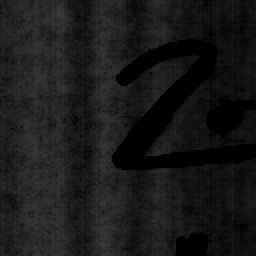
%> input picture lab_4/nuf2b.tif, 128 x 128 px (shown 2 times larger)
$ octave demoCtest_contrast.m   (GNU Octave 9; MATLAB toolbox functions it lacks are replaced by stand-ins)
%> lines starting %> are read from the running program, lines starting %| are printed output that depends on the picture; in (x1, y1, x2, y2) boxes, pixels count from 0 and x2, y2 are one past the last pixel; in counts of white or black regions, pixels touching at a corner belong together; the program's own positions count from 1
### lab_4/demoC.m
function out = demoC(inputIm,A,b,pruning_n,sigma,showFigs)
% Read the image and cast it to double
% ====================================
nuf = double(imread(inputIm));

% Increase contrast of image
% ==========================
nuf = nuf*A-b;

% Extend the image
% ================
tmp = [nuf(:,64:-1:1) nuf nuf(:,128:-1:65)];
nufextend = [tmp(64:-1:1,:); tmp; tmp(128:-1:65,:)];

% Make a Gaussian filter
% ======================
lpH=exp(-0.5*([-64:64]/sigma).^2);
lpH=lpH/sum(lpH); % Horizontal filter
lpV=lpH';         % Vertical filter

% Convolve in the horizontal and vertical direction
% =================================================
nufblur = conv2(nufextend, lpH, 'valid');
nufblur = conv2(nufblur, lpV, 'valid');

% Make a new image
% ================
nuf = nuf - nufblur + 128;

if showFigs
    figure;
    colormap(gray(256))

    subplot(4,2,1),
    imagesc(nufextend, [0 255])
    axis image; colorbar
    title('extended image')

    subplot(4,2,2), imagesc(nufblur, [0 255])
    axis image; colorbar
    title('blurred image image')

    subplot(4,2,3), imagesc(nuf, [0 255])
    axis image; colorbar
    title('new image')
end

% thresholding the new image
% ==========================
histo = hist(nuf(:),[0:255]);

T = mean(mean(nuf));

Tmid = mid_way(histo, T);
Tmin = min_error(histo, Tmid);

imTmin = nuf < Tmin;

if showFigs
    subplot(4,2,4), imagesc(imTmin)
    axis image; colorbar
    title('thresholded image (Tmin)')
end

% Open & Close the image to remove noise
% =========================================
SE4 = [0 1 0;
    1 1 1;
    0 1 0];
SE8 = [1 1 1;
    1 1 1;
    1 1 1];

% Open oct
imTmin = imerode(imTmin, SE4);
imTmin = imerode(imTmin, SE8);

imTmin = imdilate(imTmin, SE4);
imTmin = imdilate(imTmin, SE8);

% Close oct
imTmin = imdilate(imTmin, SE4);
imTmin = imdilate(imTmin, SE8);
imTmin = imdilate(imTmin, SE4);

imTmin = imerode(imTmin, SE4);
imTmin = imerode(imTmin, SE8);
imTmin = imerode(imTmin, SE4);

if showFigs
    subplot(4,2,5), imagesc(imTmin)
    axis image; colorbar
    title('Opened and closed image')
end

% Get the skeleton
% ================
imTminSkeleton = bwmorph(imTmin, 'skeleton', Inf);
if showFigs
    subplot(4,2,6), imagesc(imTminSkeleton)
    axis image; colorbar
    title('skeleton')
end

% Separate the image
% ==================
CC = bwconncomp(imTminSkeleton);
ImLabel = labelmatrix(CC);

% Compute region properties
stats = regionprops(ImLabel, 'Area');

% Define a minimum size threshold (adjust as needed)
minSize = max([stats.Area]);

% Initialize a binary mask to keep only the larger components
filteredBinaryImage = zeros(size(imTminSkeleton));

% Loop through the components and keep only those above the threshold
for i = 1:numel(stats)
    if stats(i).Area >= minSize
        filteredBinaryImage(ImLabel == i) = 1;
    end
end

filteredBinaryImagePruned = bwmorph(filteredBinaryImage, 'shrink', pruning_n);

if showFigs
    subplot(4,2,7); imagesc(filteredBinaryImage);
    axis image; colorbar; title("separated image")
    subplot(4,2,8); imagesc(filteredBinaryImagePruned);
    axis image; colorbar; title("separated pruned")
end

out = ocrdecide(filteredBinaryImagePruned, 8);

### lab_4/mid_way.m
function outT = mid_way(histo, startT)
% Calculates a threshold value from a histogram using the mid-way method.
%
% histo: A 1D array histogram.
% The histogram bins must correspond to gray value 0, 1, 2,...
% startT: start threshold
% outT: the calculated threshold (integer)
%
% Programmed by Maria Magnusson 2018-08

num = length(histo);
t0 = floor(startT);
t1 = t0;
t0 = t1+2; % cannot be the same when entering the loop

% Calculate the threshold
%------------------------
while abs(t0-t1) > 0.5

  t0 = t1;

  % Calculate mean for the lower part of the histogram
  %---------------------------------------------------
  lowersum1 = sum(histo(1:t0+1).*[0:t0]);
  lowersum2 = sum(histo(1:t0+1));
  if lowersum2 ~= 0
    mean0 = lowersum1/lowersum2;
  else
    error('Cannot calculate new threshold');
  end;

  % Calculate mean for the upper part of the histogram
  %---------------------------------------------------
  uppersum1 = sum(histo(t0+2:num).*[t0+1:num-1]);
  uppersum2 = sum(histo(t0+2:num));
  if uppersum2 ~= 0
    mean1 = uppersum1/uppersum2;
  else
    error('Cannot calculate new threshold');
  end

  % Calculate new threshold
  %------------------------
  t1 = floor((mean0+mean1)/2);

end;

outT = t1;

### lab_4/min_error.m
function outT = min_error(histo, startT)

num = length(histo);
p = histo / sum(histo);
t0 = floor(startT);
t1 = t0;
t0 = t1+2; % cannot be the same when entering the loop

% Calculate the threshold
%------------------------
while abs(t0-t1) > 0.5
    t0 = t1;

    % Lower probability
    P0_1= sum(p(1:t0+1));
    P0_2 = sum(p(1:end));
    if P0_2 ~= 0
        P0 = P0_1/P0_2;
    else
        error('Cannot calculate threshold')
    end

    % Upper probability
    P1_1 = sum(p(t0+2:end));
    P1_2 = sum(p(1:end));
    if P1_2 ~= 0
        P1 = P1_1/P1_2;
    else
        error('Cannot calculate threshold')
    end

    % Lower mean
    mu0_1 = sum(p(1:t0+1).*((0:t0)));
    mu0_2 = sum(p(1:t0+1));
    if mu0_2 ~= 0
        mu0 = mu0_1/mu0_2;
    else
        error('Cannot calculate threshold')
    end

    % Upper mean
    mu1_1 = sum(p(t0+2:end).*((t0+1:num-1)));
    mu1_2 = sum(p(t0+2:end));
    if mu1_2 ~= 0
        mu1 = mu1_1/mu1_2;
    else
        error('Cannot calculate threshold')
    end

    % Lower v
    v0_1 = sum(p(1:t0+1).*((0:t0) - mu0).^2);
    v0_2 = sum(p(1:t0+1));
    if v0_2 ~= 0
        v0 = v0_1/v0_2;
    else
        error('Cannot calculate threshold')
    end

    % Upper v
    v1_1 = sum(p(t0+2:end).*((t0+1:num-1) - mu1).^2);
    v1_2 = sum(p(t0+2:end));
    if v1_2 ~= 0
        v1 = v1_1/v1_2;
    else
        error('Cannot calculate threshold')
    end

    c_0 = -2 * log(P0/P1) + log(v0/v1) + (mu0^2)/v0 - (mu1^2)/v1; % T^0
    c_1 = 2*( -(mu0/v0) + (mu1/v1)); % T^1
    c_2 = (v1 - v0)/(v0 * v1); % T^2

    r = roots([c_2 c_1 c_0]);

    if r(1) > mu0 && r(1) < mu1
        t1 = round(r(1));
    else
        t1 = round(r(2));
    end
end

outT = t1;

### lab_4/ocrdecide.m
function out = ocrdecide(in, conn)
%
% Classifies objects in the image.
% It is possible to classify digits between 0 and 9.
% The classification is based on the number of holes and
% the direction of the line ends of the digit.
%
% in: a binary skeleton image
% conn:	connectivity 4 or 8
% out:
% If the classification fails, -1 is returned.
% If the classification is successful the number found is returned.

if nargin ~= 2
   error('Funktionen ocrdecide kr�ver 2 argument in');
end;

[m,n] = size(in);
if (m ~= n)
   error('Bilden m�ste vara kvadratisk');
end;

if ~((conn == 4) | (conn == 8))
   error('Parametern conn ska vara 4 eller 8');
end;

if(conn == 8)
   ntemplates = 16;
else
   ntemplates = 12;
end;

% Zeropad and transpose image so that the same hit points
% as in the old C routine are found.
z = zeros(m+2, n+2);
z(2:m+1, 2:n+1) = in';

load('ocrdecide_lut');
lut = ocr_lut;

tmp = applylut(z,lut);
hits = find(tmp == -1);
z = z';  % Transpose image back to original direction

if isempty(hits)   % No end points, object must be 0 or 8
   eul = bweuler(z,conn);
   if eul == 0
      out = 0;
   elseif eul == -1
      out = 8;
   else
      out = -1;
   end;
else
   table = [3 3 -1 2 2 -1 7 7 9 ...
      3 -1 4 -1 2 -1 1 3 9 ...
      -1 4 4 4 -1 1 1 1 6 ...
      5 5 4 4 -1 1 1 -1 6 ...
      5 5 -1 -1 -1 -1 -1 5 6 ...
      5 5 -1 -1 -1 -1 -1  5 -1 ...
      -1 -1 -1 -1 -1 -1 -1 -1 -1 ...
      3 3 -1 2 2 2 7 3 9 ...
      -1 -1 -1 -1 -1 -1 -1 -1 -1];

   for i=1:min(length(hits),2)
      % Swap row and column for hit points to compensate for
      % the transposed image used above.
      [hit_col, hit_row] = ind2sub(m+2,hits(i));
      row = hit_row;
      col = hit_col;
      for j=1:10
         z(row,col)=0;
         row = row - z(row-1,col);
         row = row + z(row+1,col);
         col = col - z(row,col-1);
         col = col + z(row,col+1);
         if conn == 8
            row = row - z(row-1,col-1);
            col = col - z(row-1,col-1);
            row = row - z(row-1,col+1);
            col = col + z(row-1,col+1);
            row = row + z(row+1,col-1);
            col = col - z(row+1,col-1);
            row = row + z(row+1,col+1);
            col = col + z(row+1,col+1);
         end;
      end;
      arg = atan2(hit_row-row,hit_col-col);
      entry(i) = mod(round(0.9999 * (arg + pi)/(pi/4)),8);
   end;
   if length(hits) == 1           %if only one point set the second entry to 8
      entry(2) = 8;
   end;
   out = table(9*entry(1)+entry(2)+1);
end;

### lab_4/demoCtest_contrast.m

%% Make image
close all; clc; clear;

binvect = [0:1:255];

% Read the image and cast it to double
% ====================================
nuf = double(imread('nuf2b.tif'));
%> nuf: size 128x128 double; min 0, max 60, mean 25.2; mean of the top-left, top-right, bottom-left and bottom-right quarters 34.7, 14.4, 35, 16.7
sigma = 21;

% Extend the image
% ================
tmp = [nuf(:,64:-1:1) nuf nuf(:,128:-1:65)];
nufextend = [tmp(64:-1:1,:); tmp; tmp(128:-1:65,:)];

% Make a Gaussian filter
% ======================
lpH=exp(-0.5*([-64:64]/sigma).^2);
lpH=lpH/sum(lpH); % Horizontal filter
lpV=lpH';         % Vertical filter

% Convolve in the horizontal and vertical direction
% =================================================
nufblur = conv2(nufextend, lpH, 'valid');
nufblur = conv2(nufblur, lpV, 'valid');
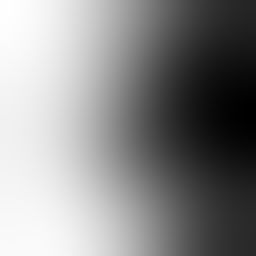
%> nufblur: size 128x128 double (shown 2 times larger); min 11.04, max 36.97, mean 25.2; drawn with min black and max white

% Make a new image
% ================
nuf = nuf - nufblur + 128;

figure;
colormap(gray(256))

subplot(3,2,1),
imagesc(nufextend, [0 255])
axis image; colorbar
title('extended image')

subplot(3,2,2), imagesc(nufblur, [0 255])
axis image; colorbar
title('blurred image image')

subplot(3,2,3), imagesc(nuf, [0 255])
axis image; colorbar
title('new image')

A = 1.6;
b = 50;

nuf = nuf-b;
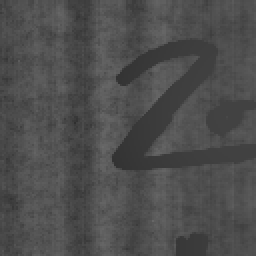
%> nuf: size 128x128 double (shown 2 times larger); min 47.42, max 106.5, mean 78
nuf = nuf*A;

subplot(3,2,4), imagesc(nuf, [0 255])
axis image; colorbar
title('new image')

histo = hist(nuf(:), binvect);
%> histo = 256 values, max 486 at index 132, min 0 at index 1, mean 64
subplot(3,2,5), plot(binvect, histo, '.-b');
axis tight; title('histogram')
%> after `title('histogram')`:
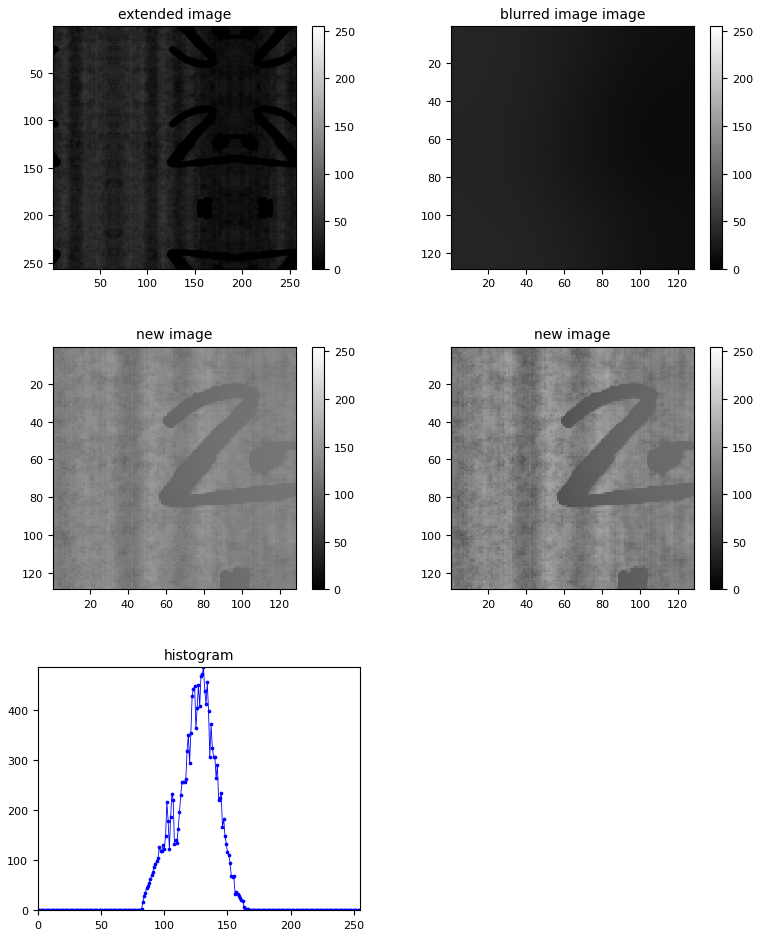
%> figure redrawn from the program's plot data, 5 panels


%% Run OCR
close all; clc; clear;


A = 2.7;
b = 80;
pruning_n = 5;
sigma = 21;
sum = 0;

res = demoC("nuf2b.tif", A, b, pruning_n, sigma, true)
%> in demoC, `nuf = nuf - nufblur + 128;`:
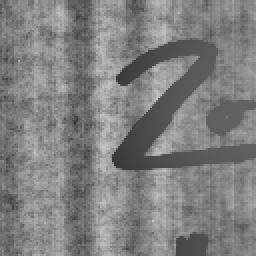
%> nuf: size 128x128 double (shown 2 times larger); min 45.44, max 204.8, mean 128
%> in demoC, `histo = hist(nuf(:),[0:255]);`: histo = 256 values, max 308 at index 125, min 0 at index 1, mean 64
%> in demoC, `T = mean(mean(nuf));`: T = 128
%> in mid_way, `t0 = t1+2;`: t0 = 130
%> the loop in mid_way, `while abs(t0-t1) > 0.5` made 6 passes
%> (t0, lowersum1, lowersum2, mean0, uppersum1, uppersum2, mean1, t1) on passes 1 to 6: (128, 800506, 7629, 104.9, 1296593, 8755, 148.1, 126), (126, 739966, 7154, 103.4, 1357133, 9230, 147, 125), (125, 705190, 6878, 102.5, 1391909, 9506, 146.4, 124), (124, 676315, 6647, 101.7, 1420784, 9737, 145.9, 123), (123, 638123, 6339, 100.7, 1458976, 10045, 145.2, 122), (122, 609956, 6110, 99.83, 1487143, 10274, 144.7, 122)
%> in mid_way, `outT = t1;`: outT = 122
%> in min_error, `p = histo / sum(histo);`: p = 256 values, max 0.0188 at index 125, min 0 at index 1, mean 0.00391
%> in min_error, `t0 = t1+2;`: t0 = 124
%> the loop in min_error, `while abs(t0-t1) > 0.5` made 13 passes
%> (t0, P0_1, P0, P1_1, P1, mu0_1, mu0_2, mu0) on passes 1 to 12: (122, 0.373, 0.373, 0.627, 0.627, 37.23, 0.373, 99.83), (120, 0.347, 0.347, 0.653, 0.653, 34.12, 0.347, 98.23), (118, 0.326, 0.326, 0.674, 0.674, 31.55, 0.326, 96.83), (116, 0.301, 0.301, 0.699, 0.699, 28.65, 0.301, 95.13), (114, 0.279, 0.279, 0.721, 0.721, 26.12, 0.279, 93.53), (112, 0.262, 0.262, 0.738, 0.738, 24.11, 0.262, 92.18), (110, 0.242, 0.242, 0.758, 0.758, 21.98, 0.242, 90.66), (108, 0.225, 0.225, 0.775, 0.775, 20.1, 0.225, 89.22), (106, 0.208, 0.208, 0.792, 0.792, 18.26, 0.208, 87.72), (104, 0.195, 0.195, 0.805, 0.805, 16.92, 0.195, 86.57), (102, 0.186, 0.186, 0.814, 0.814, 15.93, 0.186, 85.69), (101, 0.18, 0.18, 0.82, 0.82, 15.38, 0.18, 85.2)
%> in min_error, `outT = t1;`: outT = 100
%> in demoC, `imTmin = nuf < Tmin;`:
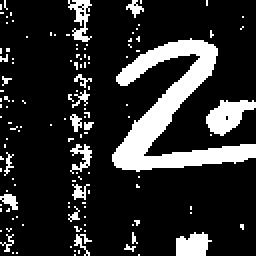
%> imTmin: size 128x128 logical (shown 2 times larger); 17.2% white; 129 white regions (115 under 20 px), largest, box (x1, y1, x2, y2) and area: (56, 19, 128, 86) 1645, (103, 50, 128, 68) 259, (88, 116, 106, 128) 164
%> in demoC, `imTmin = imerode(imTmin, SE4);`: imTmin: size 128x128 logical; 10.6% white; 25 white regions (22 under 20 px), largest, box (x1, y1, x2, y2) and area: (57, 20, 128, 85) 1309, (104, 51, 128, 67) 192, (89, 117, 104, 128) 128
%> in demoC, `imTmin = imerode(imTmin, SE8);`: imTmin: size 128x128 logical; 6.3% white; 4 white regions (1 under 20 px), largest, box (x1, y1, x2, y2) and area: (58, 22, 128, 83) 842, (105, 52, 123, 65) 96, (90, 119, 102, 128) 88
%> in demoC, `imTmin = imdilate(imTmin, SE4);`: imTmin: size 128x128 logical; 8.8% white; 4 white regions (1 under 20 px), largest, box (x1, y1, x2, y2) and area: (57, 21, 128, 84) 1168, (104, 51, 124, 66) 154, (89, 118, 103, 128) 116
%> in demoC, `imTmin = imdilate(imTmin, SE8);`: imTmin: size 128x128 logical; 12.5% white; 4 white regions, box (x1, y1, x2, y2) and area: (56, 20, 128, 85) 1635, (103, 50, 125, 67) 238, (88, 117, 104, 128) 155, (2, 97, 7, 102) 21
%> in demoC, `imTmin = imdilate(imTmin, SE4);`: imTmin: size 128x128 logical; 15.2% white; 4 white regions, box (x1, y1, x2, y2) and area: (55, 19, 128, 86) 1967, (102, 49, 126, 68) 296, (87, 116, 105, 128) 189, (1, 96, 8, 103) 37
%> in demoC, `imTmin = imdilate(imTmin, SE8);`: imTmin: size 128x128 logical; 19.1% white; 4 white regions, box (x1, y1, x2, y2) and area: (54, 18, 128, 87) 2437, (101, 48, 127, 69) 386, (86, 115, 106, 128) 235, (0, 95, 9, 104) 69
%> in demoC, `imTmin = imdilate(imTmin, SE4);`: imTmin: size 128x128 logical; 21.9% white; 3 white regions, box (x1, y1, x2, y2) and area: (53, 17, 128, 88) 3222, (85, 114, 107, 128) 275, (0, 94, 10, 105) 92
%> in demoC, `imTmin = imerode(imTmin, SE4);`: imTmin: size 128x128 logical; 19.2% white; 3 white regions, box (x1, y1, x2, y2) and area: (54, 18, 128, 87) 2837, (86, 115, 106, 128) 235, (0, 95, 9, 104) 69
%> in demoC, `imTmin = imerode(imTmin, SE8);`: imTmin: size 128x128 logical; 15.3% white; 4 white regions, box (x1, y1, x2, y2) and area: (55, 19, 128, 86) 1983, (102, 49, 128, 69) 300, (87, 116, 105, 128) 190, (0, 96, 8, 103) 40
%> in demoC, `imTmin = imerode(imTmin, SE4);`: imTmin: size 128x128 logical; 12.7% white; 4 white regions, box (x1, y1, x2, y2) and area: (56, 20, 128, 85) 1662, (103, 50, 126, 68) 244, (88, 117, 104, 128) 156, (0, 97, 7, 102) 23
%> in demoC, `imTminSkeleton = bwmorph(imTmin, 'skeleton', Inf);`: imTminSkeleton: size 128x128 logical; 1.7% white in thin lines or dots, all inside (x1, y1, x2, y2) = (0, 23, 128, 128)
%> in demoC, `CC = bwconncomp(imTminSkeleton);`: CC = 4 connected components
%> in demoC, `ImLabel = labelmatrix(CC);`: ImLabel: size 128x128 uint8; 5 distinct labels, from 0 to 4
%> in demoC, `stats = regionprops(ImLabel, 'Area');`: stats = 4 regions; Area: 225, 29, 18, 7
%> in demoC, `minSize = max([stats.Area]);`: minSize = 225
%> the loop in demoC, `for i = 1:numel(stats)` made 4 passes
%> after the loop in demoC, `for i = 1:numel(stats)`: filteredBinaryImage: size 128x128 double; values 0 (black) and 1 (white), 1.4% white in thin lines or dots, all inside (x1, y1, x2, y2) = (57, 23, 128, 82)
%> in demoC, `filteredBinaryImagePruned = bwmorph(filteredBinaryImage, 'shrink', pru..`: filteredBinaryImagePruned: size 128x128 logical; 1% white in thin lines or dots, all inside (x1, y1, x2, y2) = (62, 23, 123, 81)
%> in ocrdecide, `z(2:m+1, 2:n+1) = in';`: z: size 130x130 double; values 0 (black) and 1 (white), 1% white in thin lines or dots, all inside (x1, y1, x2, y2) = (24, 63, 82, 124)
%> in ocrdecide, `tmp = applylut(z,lut);`:
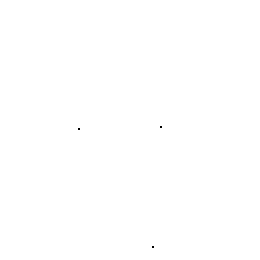
%> tmp: size 130x130 double (shown 2 times larger); values -1 (black) and 0 (white), 100% white; black in thin lines or dots, all inside (x1, y1, x2, y2) = (39, 63, 81, 124)
%> in ocrdecide, `hits = find(tmp == -1);`: hits = [5135; 10004; 10464]
%> in ocrdecide, `z = z';`:
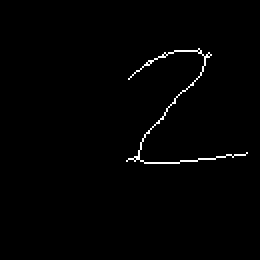
%> z: size 130x130 double (shown 2 times larger); values 0 (black) and 1 (white), 1% white in thin lines or dots, all inside (x1, y1, x2, y2) = (63, 24, 124, 82)
%> the loop in ocrdecide, `for i=1:min(length(hits),2)` made 2 passes
%> (hit_col, hit_row, arg) on passes 1 to 2: (65, 40, 2.03), (124, 77, -0.322)
%> after the loop in ocrdecide, `for i=1:min(length(hits),2)`: z: size 130x130 double; values 0 (black) and 1 (white), 0.96% white in thin lines or dots, all inside (x1, y1, x2, y2) = (63, 24, 118, 82)
%> after the loop in ocrdecide, `for i=1:min(length(hits),2)`: entry = [7 4]
%> in ocrdecide, `out = table(9*entry(1)+entry(2)+1);`: out = 2
%> res = 2

disp("Sum is " + sum)
